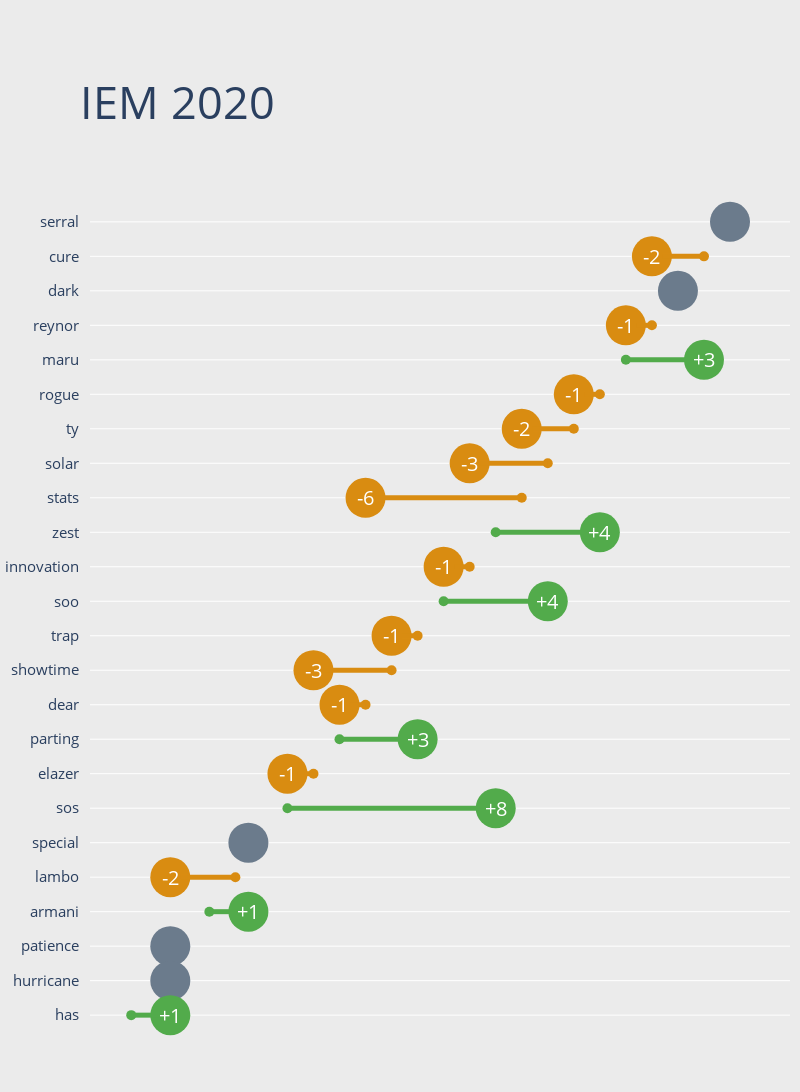

The code cell stored with this chart in its notebook:
### Code cell
iem1_diffs = iem2020[['player', 'first_rank', 'rating_rank', 'pos_diff']].copy()\

iem1_diffs.sort_values(by='rating_rank', inplace=True)

fig = go.Figure()

colors = list()

for val in list(iem1_diffs['pos_diff']):
    if int(val) == 0:
        colors.append('#6b7b8c')
    elif int(val) < 1:
        colors.append('#d98c11')
    else:
        colors.append('#52ab4b')

# aligulac rating dots
fig.add_trace(go.Scatter(
    x=iem1_diffs['rating_rank'],
    y=iem1_diffs['player'],
    mode='markers',
    marker=dict(
        color=colors,
        size=10
    )
))

# first rank dots
fig.add_trace(go.Scatter(
    x=iem1_diffs['first_rank'],
    y=iem1_diffs['player'],
    mode='markers',
    marker=dict(
        color=colors,
        size=40
    )
))

for row in iem1_diffs.iterrows():
    if row[1]['pos_diff'] >= 1:
        fig.add_shape(
            type='line',
            x0=row[1]['rating_rank'],
            x1=row[1]['first_rank']+0.4,
            y0=row[1]['player'],
            y1=row[1]['player'],
            line=dict(
                color='#52ab4b',
                width=5
            )
        )
        fig.add_annotation(
            text=f"+{int(row[1]['pos_diff'])}",
            x=row[1]['rating_rank']-row[1]['pos_diff'],
            y=row[1]['player'],
            showarrow=False,
            font=dict(
                size=20,
                color='white'
            )
        )
    elif row[1]['pos_diff'] <= -1:
        fig.add_shape(
            type='line',
            x0=row[1]['rating_rank'],
            x1=row[1]['first_rank']-0.4,
            y0=row[1]['player'],
            y1=row[1]['player'],
            line=dict(
                color='#d98c11',
                width=5
            )
        )
        fig.add_annotation(
            text=f"{int(row[1]['pos_diff'])}",
            x=row[1]['rating_rank']-row[1]['pos_diff'],
            y=row[1]['player'],
            showarrow=False,
            font=dict(
                size=20,
                color='white'
            )
        )

# annotate each bubble with text
# annotate first rank
# annotate second rank if different from first rank

fig.update_layout(
    # sizing
    height=1150,
    width=800,
    # background coloring
    paper_bgcolor = '#ebebeb',
    plot_bgcolor='#ebebeb',
    # margin
    margin=dict(pad=10, l=15, r=10, t=150, b=5,),
    # axes details
    xaxis = dict(autorange='reversed',
                    showline=False,
                    showticklabels=False,
                    showgrid=False,
                    zeroline=False,
                    dtick=5
    ),
    yaxis = dict(autorange='reversed',
                    #showline=True,
                    #showgrid=False,
                    #zeroline=False,
                    tickfont=dict(
                        size=15
                    )
    ),
    # title details
    title=dict(
        text='IEM 2020',
        x=0.1,
        y=0.92,
        font=dict(
            size=45
        )
    ),
    # other details
    showlegend=False,
)

fig.show()

### Figure 1 — Plotly figure (JSON) as saved in the notebook; plotly's stock layout.template omitted (floating-point values rounded to 4 significant figures)
{"data": [{"marker": {"color": ["#6b7b8c", "#d98c11", "#6b7b8c", "#d98c11", "#52ab4b", "#d98c11", "#d98c11", "#d98c11", "#d98c11", "#52ab4b", "#d98c11", "#52ab4b", "#d98c11", "#d98c11", "#d98c11", "#52ab4b", "#d98c11", "#52ab4b", "#6b7b8c", "#d98c11", "#52ab4b", "#6b7b8c", "#6b7b8c", "#52ab4b"], "size": 10}, "mode": "markers", "type": "scatter", "x": [1, 2, 3, 4, 5, 6, 7, 8, 9, 10, 11, 12, 13, 14, 15, 16, 17, 18, 19, 20, 21, 22, 23, 24], "y": ["serral", "cure", "dark", "reynor", "maru", "rogue", "ty", "solar", "stats", "zest", "innovation", "soo", "trap", "showtime", "dear", "parting", "elazer", "sos", "special", "lambo", "armani", "patience", "hurricane", "has"]}, {"marker": {"color": ["#6b7b8c", "#d98c11", "#6b7b8c", "#d98c11", "#52ab4b", "#d98c11", "#d98c11", "#d98c11", "#d98c11", "#52ab4b", "#d98c11", "#52ab4b", "#d98c11", "#d98c11", "#d98c11", "#52ab4b", "#d98c11", "#52ab4b", "#6b7b8c", "#d98c11", "#52ab4b", "#6b7b8c", "#6b7b8c", "#52ab4b"], "size": 40}, "mode": "markers", "type": "scatter", "x": [1, 4, 3, 5, 2, 7, 9, 11, 15, 6, 12, 8, 14, 17, 16, 13, 18, 10, 19.5, 22.5, 19.5, 22.5, 22.5, 22.5], "y": ["serral", "cure", "dark", "reynor", "maru", "rogue", "ty", "solar", "stats", "zest", "innovation", "soo", "trap", "showtime", "dear", "parting", "elazer", "sos", "special", "lambo", "armani", "patience", "hurricane", "has"]}], "layout": {"annotations": [{"font": {"color": "white", "size": 20}, "showarrow": false, "text": "-2", "x": 4, "y": "cure"}, {"font": {"color": "white", "size": 20}, "showarrow": false, "text": "-1", "x": 5, "y": "reynor"}, {"font": {"color": "white", "size": 20}, "showarrow": false, "text": "+3", "x": 2, "y": "maru"}, {"font": {"color": "white", "size": 20}, "showarrow": false, "text": "-1", "x": 7, "y": "rogue"}, {"font": {"color": "white", "size": 20}, "showarrow": false, "text": "-2", "x": 9, "y": "ty"}, {"font": {"color": "white", "size": 20}, "showarrow": false, "text": "-3", "x": 11, "y": "solar"}, {"font": {"color": "white", "size": 20}, "showarrow": false, "text": "-6", "x": 15, "y": "stats"}, {"font": {"color": "white", "size": 20}, "showarrow": false, "text": "+4", "x": 6, "y": "zest"}, {"font": {"color": "white", "size": 20}, "showarrow": false, "text": "-1", "x": 12, "y": "innovation"}, {"font": {"color": "white", "size": 20}, "showarrow": false, "text": "+4", "x": 8, "y": "soo"}, {"font": {"color": "white", "size": 20}, "showarrow": false, "text": "-1", "x": 14, "y": "trap"}, {"font": {"color": "white", "size": 20}, "showarrow": false, "text": "-3", "x": 17, "y": "showtime"}, {"font": {"color": "white", "size": 20}, "showarrow": false, "text": "-1", "x": 16, "y": "dear"}, {"font": {"color": "white", "size": 20}, "showarrow": false, "text": "+3", "x": 13, "y": "parting"}, {"font": {"color": "white", "size": 20}, "showarrow": false, "text": "-1", "x": 18, "y": "elazer"}, {"font": {"color": "white", "size": 20}, "showarrow": false, "text": "+8", "x": 10, "y": "sos"}, {"font": {"color": "white", "size": 20}, "showarrow": false, "text": "-2", "x": 22.5, "y": "lambo"}, {"font": {"color": "white", "size": 20}, "showarrow": false, "text": "+1", "x": 19.5, "y": "armani"}, {"font": {"color": "white", "size": 20}, "showarrow": false, "text": "+1", "x": 22.5, "y": "has"}], "height": 1150, "margin": {"b": 5, "l": 15, "pad": 10, "r": 10, "t": 150}, "paper_bgcolor": "#ebebeb", "plot_bgcolor": "#ebebeb", "shapes": [{"line": {"color": "#d98c11", "width": 5}, "type": "line", "x0": 2, "x1": 3.6, "y0": "cure", "y1": "cure"}, {"line": {"color": "#d98c11", "width": 5}, "type": "line", "x0": 4, "x1": 4.6, "y0": "reynor", "y1": "reynor"}, {"line": {"color": "#52ab4b", "width": 5}, "type": "line", "x0": 5, "x1": 2.4, "y0": "maru", "y1": "maru"}, {"line": {"color": "#d98c11", "width": 5}, "type": "line", "x0": 6, "x1": 6.6, "y0": "rogue", "y1": "rogue"}, {"line": {"color": "#d98c11", "width": 5}, "type": "line", "x0": 7, "x1": 8.6, "y0": "ty", "y1": "ty"}, {"line": {"color": "#d98c11", "width": 5}, "type": "line", "x0": 8, "x1": 10.6, "y0": "solar", "y1": "solar"}, {"line": {"color": "#d98c11", "width": 5}, "type": "line", "x0": 9, "x1": 14.6, "y0": "stats", "y1": "stats"}, {"line": {"color": "#52ab4b", "width": 5}, "type": "line", "x0": 10, "x1": 6.4, "y0": "zest", "y1": "zest"}, {"line": {"color": "#d98c11", "width": 5}, "type": "line", "x0": 11, "x1": 11.6, "y0": "innovation", "y1": "innovation"}, {"line": {"color": "#52ab4b", "width": 5}, "type": "line", "x0": 12, "x1": 8.4, "y0": "soo", "y1": "soo"}, {"line": {"color": "#d98c11", "width": 5}, "type": "line", "x0": 13, "x1": 13.6, "y0": "trap", "y1": "trap"}, {"line": {"color": "#d98c11", "width": 5}, "type": "line", "x0": 14, "x1": 16.6, "y0": "showtime", "y1": "showtime"}, {"line": {"color": "#d98c11", "width": 5}, "type": "line", "x0": 15, "x1": 15.6, "y0": "dear", "y1": "dear"}, {"line": {"color": "#52ab4b", "width": 5}, "type": "line", "x0": 16, "x1": 13.4, "y0": "parting", "y1": "parting"}, {"line": {"color": "#d98c11", "width": 5}, "type": "line", "x0": 17, "x1": 17.6, "y0": "elazer", "y1": "elazer"}, {"line": {"color": "#52ab4b", "width": 5}, "type": "line", "x0": 18, "x1": 10.4, "y0": "sos", "y1": "sos"}, {"line": {"color": "#d98c11", "width": 5}, "type": "line", "x0": 20, "x1": 22.1, "y0": "lambo", "y1": "lambo"}, {"line": {"color": "#52ab4b", "width": 5}, "type": "line", "x0": 21, "x1": 19.9, "y0": "armani", "y1": "armani"}, {"line": {"color": "#52ab4b", "width": 5}, "type": "line", "x0": 24, "x1": 22.9, "y0": "has", "y1": "has"}], "showlegend": false, "title": {"font": {"size": 45}, "text": "IEM 2020", "x": 0.1, "y": 0.92}, "width": 800, "xaxis": {"autorange": "reversed", "dtick": 5, "showgrid": false, "showline": false, "showticklabels": false, "zeroline": false}, "yaxis": {"autorange": "reversed", "tickfont": {"size": 15}}}}
